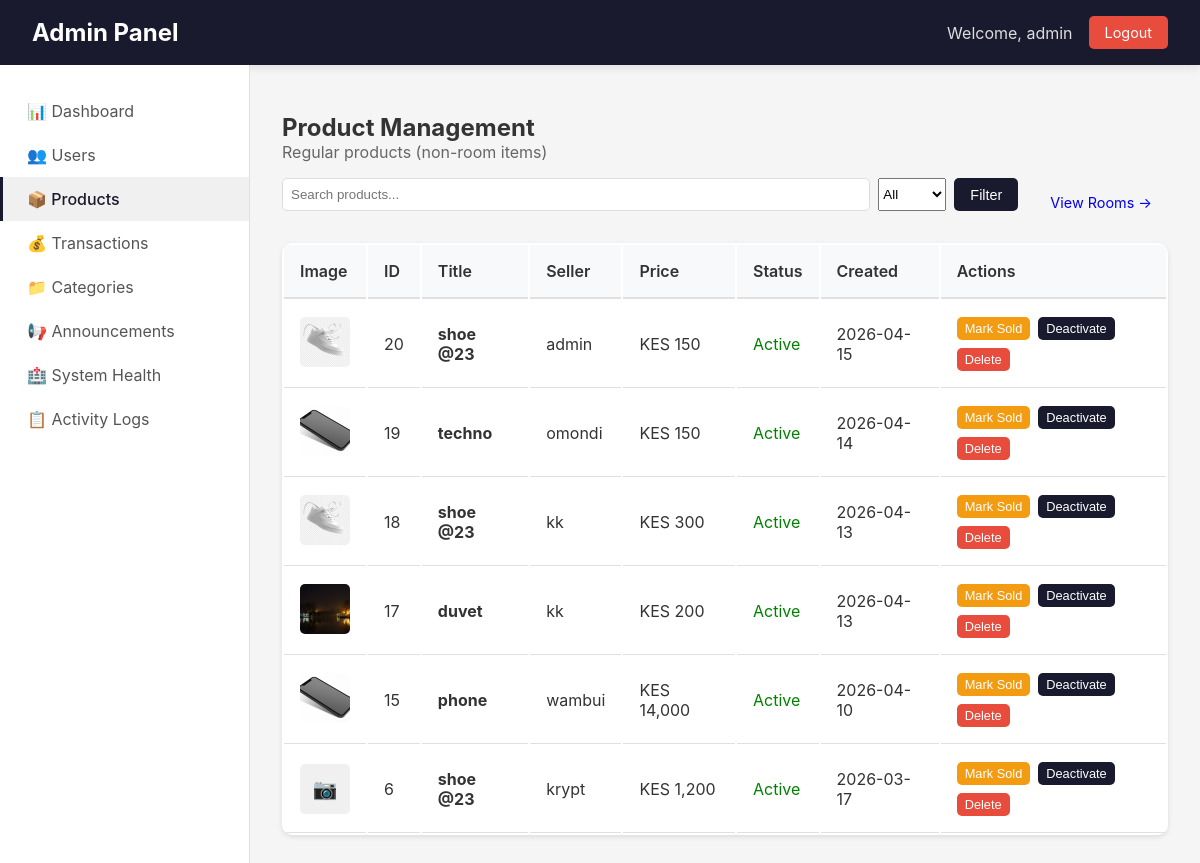
/admin/products (signed in), run on an earlier commit of the app's database.
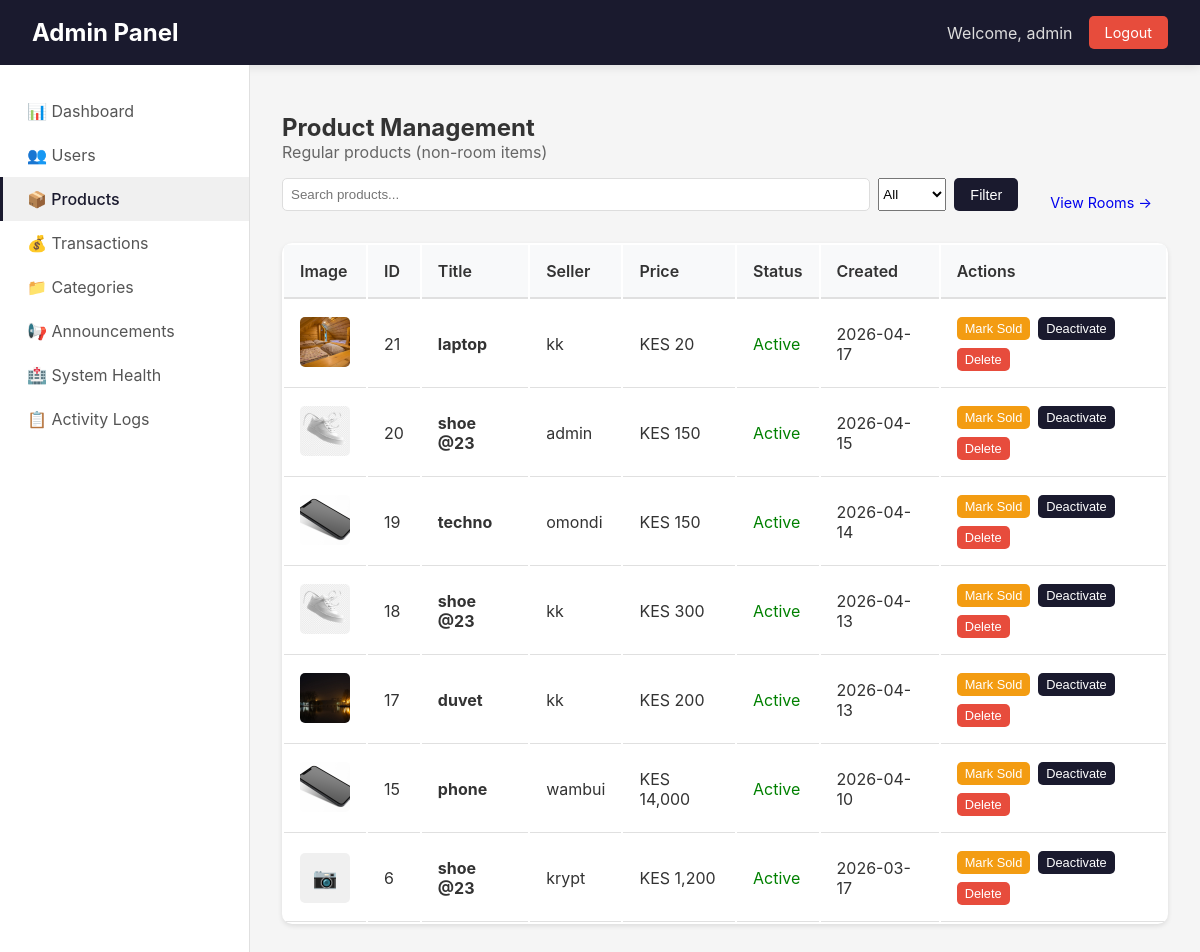
And on a later commit of the database.
### app/models.py (models this page shows, shortened)
class Product(db.Model):
    __tablename__ = 'products'
    id = db.Column(db.Integer, primary_key=True)
    title = db.Column(db.String(100), nullable=False)
    description = db.Column(db.Text)
    price = db.Column(db.Float, nullable=False)
    condition = db.Column(db.String(20))
    contact_info = db.Column(db.Text)
    is_fast_moving = db.Column(db.Boolean, default=False)
    is_active = db.Column(db.Boolean, default=True)
    is_sold = db.Column(db.Boolean, default=False)
    Token = db.Column(db.Float, nullable=False)
    category_id = db.Column(db.Integer, db.ForeignKey('categories.id'), nullable=False)
    seller_id = db.Column(db.Integer, db.ForeignKey('users.id'), nullable=False)
    image_group_id = db.Column(db.Integer, db.ForeignKey('product_image_groups.id'), nullable=True)
    created_at = db.Column(db.DateTime, default=datetime.utcnow)
    updated_at = db.Column(db.DateTime, default=datetime.utcnow, onupdate=datetime.utcnow)
    hostel_name = db.Column(db.String(100), nullable=False, default='')
    location = db.Column(db.String(100), nullable=False, default='')
    leave_date = db.Column(db.DateTime, nullable=False, default=datetime.utcnow)
    room_type = db.Column(db.String(20), default='single')
    deposit = db.Column(db.Float, default=0)
    commission_percentage = db.Column(db.Float, default=0)
    is_commission_listing = db.Column(db.Boolean, default=False)
    status = db.Column(db.String(20), default='available')
    agreement_user_id = db.Column(db.Integer, db.ForeignKey('users.id'), nullable=True)
    agreement_expires_at = db.Column(db.DateTime, nullable=True)
    booked_at = db.Column(db.DateTime, nullable=True)
    total_unlocks = db.Column(db.Integer, default=0)
    last_interest_update = db.Column(db.DateTime, default=datetime.utcnow)
    payments = db.relationship('Payment', back_populates='product', lazy=True, cascade="all, delete-orphan")
    chats = db.relationship('Chat', back_populates='product', lazy=True, cascade='all, delete-orphan')
    offers = db.relationship('Offer', back_populates='product', lazy=True, cascade='all, delete-orphan')
    unlocks = db.relationship(
    'ProductUnlock',
    back_populates='product',
    cascade='all, delete-orphan'
)
    notifications = db.relationship(
    'Notification',
    back_populates='product',
    cascade='all, delete-orphan'
)
    agreement_user = db.relationship('User', foreign_keys=[agreement_user_id])
    category = db.relationship('Category', back_populates='products')
    seller = db.relationship('User', foreign_keys=[seller_id], back_populates='products')
    image_group = db.relationship('ProductImageGroup', back_populates='product')

class ProductImage(db.Model):
    __tablename__ = 'product_images'
    id = db.Column(db.Integer, primary_key=True)
    filename = db.Column(db.String(255), nullable=False)
    filepath = db.Column(db.String(500), nullable=False)
    uploaded_at = db.Column(db.DateTime, default=datetime.utcnow)
    group_id = db.Column(db.Integer, db.ForeignKey('product_image_groups.id'))
    group = db.relationship('ProductImageGroup', back_populates='images')

class User(UserMixin, db.Model):
    __tablename__ = 'users'
    id = db.Column(db.Integer, primary_key=True)
    username = db.Column(db.String(80), unique=True, nullable=False)
    email = db.Column(db.String(120), unique=True, nullable=False)
    password_hash = db.Column(db.String(256))
    phone = db.Column(db.String(20))
    created_at = db.Column(db.DateTime, default=datetime.utcnow)
    google_id = db.Column(db.String(100), unique=True, nullable=True)
    profile_picture = db.Column(db.String(500), nullable=True)
    products = db.relationship('Product',
        foreign_keys='Product.seller_id',
        back_populates='seller',
        lazy=True
    )
    payments = db.relationship('Payment',
        back_populates='payment_user',
        lazy=True
    )
    phone_number = db.Column(db.String(20))
    campus_location = db.Column(db.String(100))
    hostel_name = db.Column(db.String(100))
    hostel_room = db.Column(db.String(20))
    whatsapp_number = db.Column(db.String(20))
    show_contact_details = db.Column(db.Boolean, default=True)
    contact_preference = db.Column(db.String(20), default='whatsapp')
    is_admin = db.Column(db.Boolean, default=False)
    conversations_as_buyer = db.relationship('Chat',
        foreign_keys='Chat.buyer_id',
        back_populates='buyer',
        lazy=True,
        cascade='all, delete-orphan'
    )
    conversations_as_seller = db.relationship('Chat',
        foreign_keys='Chat.seller_id',
        back_populates='seller',
        lazy=True,
        cascade='all, delete-orphan'
    )
    sent_messages = db.relationship('Message',
        foreign_keys='Message.sender_id',
        back_populates='sender',
        lazy=True,
        cascade='all, delete-orphan'
    )
    sent_offers = db.relationship('Offer',
        foreign_keys='Offer.buyer_id',
        back_populates='offer_buyer',
        lazy=True
    )
    received_offers = db.relationship('Offer',
        foreign_keys='Offer.seller_id',
        back_populates='offer_seller',
        lazy=True
    )

### app/admin/routes.py (the view)
@admin_bp.route('/products')
@login_required
@admin_required
def products():
    page = request.args.get('page', 1, type=int)
    search = request.args.get('search', '')
    status = request.args.get('status', 'all')
    query = Product.query.filter(
        (Product.hostel_name == '') | (Product.hostel_name.is_(None))
    )
    if search:
        query = query.filter(
            (Product.title.ilike(f'%{search}%')) |
            (Product.description.ilike(f'%{search}%'))
        )
    if status == 'active':
        query = query.filter(Product.is_active == True, Product.is_sold == False)
    elif status == 'sold':
        query = query.filter(Product.is_sold == True)
    elif status == 'inactive':
        query = query.filter(Product.is_active == False)
    products = query.order_by(Product.created_at.desc()).paginate(page=page, per_page=20, error_out=False)
    return render_template('admin/products.html', products=products, search=search, status=status)

### app/admin/routes.py (called while the page is built)
def admin_required(f):
    @wraps(f)
    def decorated_function(*args, **kwargs):
        if not current_user.is_authenticated:
            flash('Please login to access admin area.', 'warning')
            return redirect(url_for('auth.login'))
        if not current_user.is_admin:
            flash('Admin access required.', 'error')
            return redirect(url_for('main.index'))
        return f(*args, **kwargs)
    return decorated_function

### app/models.py (called while the page is built)
@login_manager.user_loader
def load_user(user_id):
    return User.query.get(int(user_id))

### app/templates/admin/products.html (shortened to what this page needs)
{% extends "admin/base.html" %}
{% block content %}
<h2>Product Management</h2>
<p style="color: #666; margin-bottom: 1rem;">Regular products (non-room items)</p>
<div style="margin-bottom: 1rem; display: flex; gap: 1rem; align-items: center;">
    <div class="search-bar" style="flex: 1;">
        <form method="GET" style="display: flex; gap: 0.5rem; width: 100%;">
            <input type="text" name="search" placeholder="Search products..." value="{{ search }}">
            <select name="status">
                <option value="all" {% if status == 'all' %}selected{% endif %}>All</option>
            </select>
            <button type="submit" class="btn btn-primary">Filter</button>
        </form>
    </div>
    <a href="{{ url_for('admin.rooms') }}" class="btn">View Rooms →</a>
</div>
<table class="data-table">
    <thead>
        <tr>
            <th>Image</th>
            <th>ID</th>
            <th>Title</th>
            <th>Seller</th>
            <th>Price</th>
            <th>Status</th>
            <th>Created</th>
            <th>Actions</th>
        </tr>
    </thead>
    <tbody>
        {% for product in products.items %}
        <tr>
            <td>
                {% if product.image_group and product.image_group.images %}
                    <img src="{{ url_for('static', filename='uploads/product_images/' + product.image_group.images[0].filename) }}"
                         class="product-image"
                         alt="{{ product.title }}"
                         onerror="this.onerror=null; this.parentElement.innerHTML='<div class=\'image-placeholder\'>📷</div>'">
                {% else %}
                    <div class="image-placeholder">📷</div>
                {% endif %}
            </td>
            <td>{{ product.id }}</td>
            <td><strong>{{ product.title[:40] }}</strong></td>
            <td>{{ product.seller.username if product.seller else 'N/A' }}</td>
            <td>KES {{ "{:,.0f}".format(product.price) }}</td>
            <td>
                {% if product.is_sold %}
                <span style="color: red;">Sold</span>
                {% elif not product.is_active %}
                <span style="color: orange;">Inactive</span>
                {% else %}
                <span style="color: green;">Active</span>
                {% endif %}
            </td>
            <td>{{ product.created_at.strftime('%Y-%m-%d') }}</td>
            <td>
                <div style="display: flex; gap: 0.5rem; flex-wrap: wrap;">
                    <form method="POST" action="{{ url_for('admin.toggle_product_sold', product_id=product.id) }}" style="display: inline;">
                        <button type="submit" class="btn btn-sm btn-warning">
                            {% if product.is_sold %}Mark Available{% else %}Mark Sold{% endif %}
                        </button>
                    </form>
                    <form method="POST" action="{{ url_for('admin.toggle_product_active', product_id=product.id) }}" style="display: inline;">
                        <button type="submit" class="btn btn-sm btn-primary">
                            {% if product.is_active %}Deactivate{% else %}Activate{% endif %}
                        </button>
                    </form>
                    <form method="POST" action="{{ url_for('admin.delete_product', product_id=product.id) }}" style="display: inline;"
                          onsubmit="return confirm('Delete this product? This cannot be undone.');">
                        <button type="submit" class="btn btn-sm btn-danger">Delete</button>
                    </form>
                </div>
            </td>
        </tr>
        {% endfor %}
    </tbody>
</table>
{% endblock %}

What changed in the data, as far as the page shows it:
added Product: filename (picture), id "21", title "laptop", seller "kk", price "20", is_sold "Active", created_at "2026-04-17", is_active "Deactivate"
